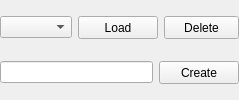
          <widget class="QFrame" name="frame_profiles">
           <property name="styleSheet">
            <string notr="true"/>
           </property>
           <property name="frameShape">
            <enum>QFrame::NoFrame</enum>
           </property>
           <property name="frameShadow">
            <enum>QFrame::Sunken</enum>
           </property>
           <layout class="QVBoxLayout" name="verticalLayout_7">
            <property name="spacing">
             <number>6</number>
            </property>
            <property name="leftMargin">
             <number>0</number>
            </property>
            <property name="topMargin">
             <number>0</number>
            </property>
            <property name="rightMargin">
             <number>0</number>
            </property>
            <property name="bottomMargin">
             <number>0</number>
            </property>
            <item>
             <layout class="QHBoxLayout" name="horizontalLayout_2">
              <item>
               <widget class="QComboBox" name="comboBox_profiles">
                <property name="minimumSize">
                 <size>
                  <width>0</width>
                  <height>22</height>
                 </size>
                </property>
                <property name="styleSheet">
                 <string notr="true"/>
                </property>
                <property name="editable">
                 <bool>false</bool>
                </property>
                <property name="frame">
                 <bool>true</bool>
                </property>
               </widget>
              </item>
              <item>
               <widget class="QPushButton" name="pushButton_loadProfile">
                <property name="sizePolicy">
                 <sizepolicy hsizetype="Fixed" vsizetype="Fixed">
                  <horstretch>0</horstretch>
                  <verstretch>0</verstretch>
                 </sizepolicy>
                </property>
                <property name="minimumSize">
                 <size>
                  <width>75</width>
                  <height>23</height>
                 </size>
                </property>
                <property name="styleSheet">
                 <string notr="true"/>
                </property>
                <property name="text">
                 <string>Load</string>
                </property>
               </widget>
              </item>
              <item>
               <widget class="QPushButton" name="pushButton_deleteProfile">
                <property name="sizePolicy">
                 <sizepolicy hsizetype="Fixed" vsizetype="Fixed">
                  <horstretch>0</horstretch>
                  <verstretch>0</verstretch>
                 </sizepolicy>
                </property>
                <property name="minimumSize">
                 <size>
                  <width>75</width>
                  <height>23</height>
                 </size>
                </property>
                <property name="maximumSize">
                 <size>
                  <width>75</width>
                  <height>16777215</height>
                 </size>
                </property>
                <property name="toolTip">
                 <string/>
                </property>
                <property name="toolTipDuration">
                 <number>-1</number>
                </property>
                <property name="styleSheet">
                 <string notr="true"/>
                </property>
                <property name="text">
                 <string>Delete</string>
                </property>
               </widget>
              </item>
             </layout>
            </item>
            <item>
             <layout class="QHBoxLayout" name="horizontalLayout_8">
              <item>
               <widget class="QLineEdit" name="lineEdit_newProfile">
                <property name="styleSheet">
                 <string notr="true"/>
                </property>
               </widget>
              </item>
              <item>
               <widget class="QPushButton" name="pushButton_newProfile">
                <property name="sizePolicy">
                 <sizepolicy hsizetype="Fixed" vsizetype="Fixed">
                  <horstretch>0</horstretch>
                  <verstretch>0</verstretch>
                 </sizepolicy>
                </property>
                <property name="minimumSize">
                 <size>
                  <width>75</width>
                  <height>23</height>
                 </size>
                </property>
                <property name="maximumSize">
                 <size>
                  <width>100</width>
                  <height>16777215</height>
                 </size>
                </property>
                <property name="styleSheet">
                 <string notr="true"/>
                </property>
                <property name="text">
                 <string>Create</string>
                </property>
               </widget>
              </item>
             </layout>
            </item>
           </layout>
          </widget>
